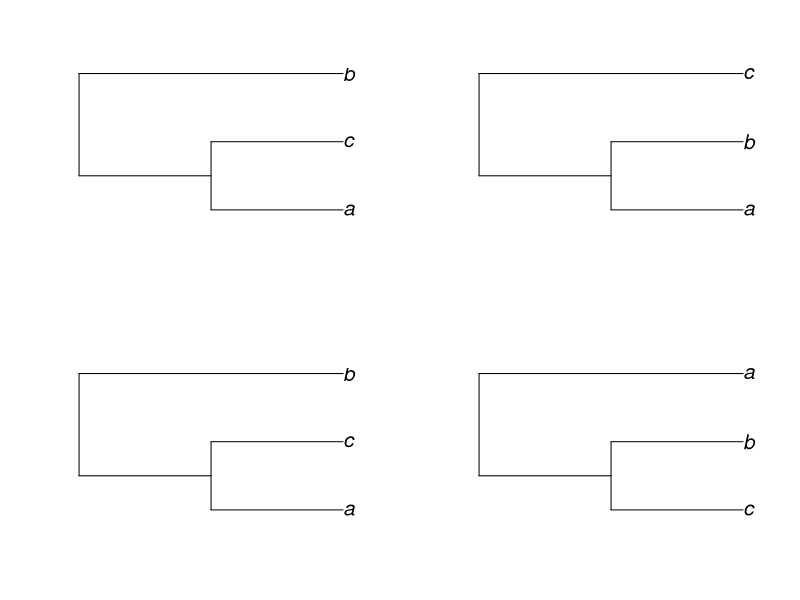

The R script that drew this image:
library(ape)


### Name: multi2di
### Title: Collapse and Resolve Multichotomies
### Aliases: multi2di multi2di.phylo multi2di.multiPhylo di2multi
###   di2multi.phylo di2multi.multiPhylo
### Keywords: manip

### ** Examples

data(bird.families)
is.binary(bird.families)
is.binary(multi2di(bird.families))
all.equal(di2multi(multi2di(bird.families)), bird.families)
### To see the results of randomly resolving a trichotomy:
tr <- read.tree(text = "(a:1,b:1,c:1);")
layout(matrix(1:4, 2, 2))
for (i in 1:4)
  plot(multi2di(tr), use.edge.length = FALSE, cex = 1.5)
layout(1)
